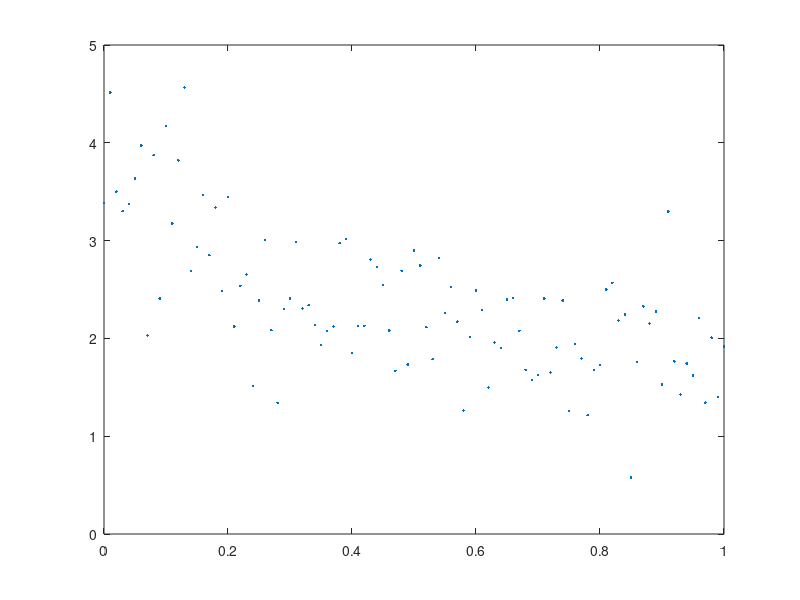

Recreate this plot in MATLAB. (Note: this script raises an error after producing the figure.)
%% generate data
t = (0:0.01:1)';
y = 2.2 * exp(-t/0.3) + 1.7;
y = y + 0.5*randn( size(t) );
plot( t, y, '.' )


%% fit

fit_opt = fitoptions( 'Method', 'NonlinearLeastSquares', 'Algorithm', 'Trust-Region', 'Lower', [0, 0, 0], 'Upper', [Inf, Inf, Inf,], 'StartPoint', [0.0, 1.0, 10.0] );
fit_fun  = fittype('a*exp(-t/tau)+d0', 'independent', 't', 'options', fit_opt);

% fit_opt = fitoptions( 'Method', 'NonlinearLeastSquares', 'Algorithm', 'Trust-Region', 'Lower', [0, 0], 'Upper', [Inf, Inf,], 'StartPoint', [1.0, 1.0] );
% fit_fun  = fittype('a*exp(-t/0.2670)+d0', 'independent', 't', 'options', fit_opt);

tic
[fit_obj, gof]  = fit( t, y, fit_fun );
toc

R2 = gof.rsquare;
a = fit_obj.a;
d0 = fit_obj.d0;
tau = fit_obj.tau;


%% lsqcurvefit

%fun = @(p,t)p(1)*exp(-t/p(2))+p(3);
%p0 = [1, 1, 1];

fun = @(p,t)p(1)*exp(-t/0.2671)+p(2);
p0 = [1, 1];

tic
x = lsqcurvefit(fun, p0, t, y, 'Display', 'off');
toc


%% Final
% first combine all pixels to produce estimate of the photobleaching tau
tau = 0.2671;

% paralel
N = 512*40; % 40 sec
tt = repmat(t,1,N);
yy = repmat(y,1,N);
xx = zeros(N,2);

fun = @(p,t)p(1)*exp(-t/0.2671)+p(2);
p0 = [1, 1];
tic
parfor r = 1:N
    xx(r,:) = lsqcurvefit(fun, p0, tt( :, r ), yy_1( :, r ));
%     xx(r,:) = lsqcurvefit(fun, p0, t, y);
end
toc


